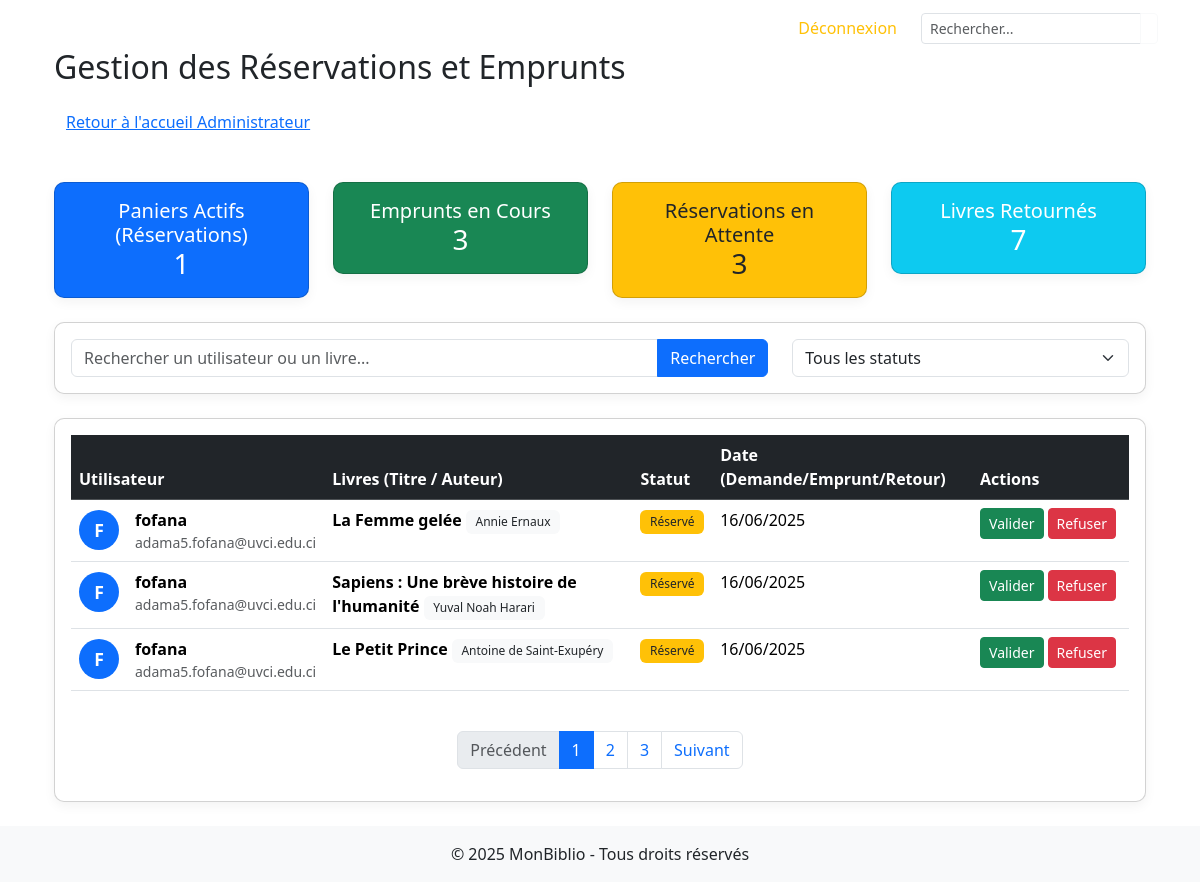
Screenshot of /admin-biblio/paniers/ (signed in) with the database file from the repository.
### appbiblio/models.py (models this page shows, shortened)
class Panier(models.Model):
    utilisateur = models.OneToOneField(User, on_delete=models.CASCADE, related_name='panier')
    date_creation = models.DateTimeField(auto_now_add=True)# Or default=datetime.now
    livres = models.ManyToManyField(Livre, through='LignePanier', related_name='paniers')

class Livre(models.Model):
    titre = models.CharField(max_length=200)
    auteur = models.CharField(max_length=200)
    categorie = models.ForeignKey('Categorie', on_delete=models.CASCADE, related_name='livres')
    isbn = models.CharField(max_length=13, default='0000000000000')
    prix = models.DecimalField(max_digits=10, decimal_places=2)
    prix_litteraire = models.CharField(max_length=255, null=True, blank=True)
    date_publication = models.DateField()
    description = models.TextField()
    couverture = models.ImageField(upload_to='couvertures/', default='appbiblio/defaut.jpg')
    couverture_url = models.URLField(max_length=500, blank=True, null=True)
    statut = models.CharField(
        max_length=20,
        choices=[('disponible', 'Disponible'), ('emprunte', 'Emprunté'), ('réservé', 'Réservé')],
        default='disponible'
    )

class EmpruntPrevu(models.Model):
    utilisateur = models.ForeignKey(User, on_delete=models.CASCADE)
    livre = models.ForeignKey(Livre, on_delete=models.CASCADE)
    date_prevue_retrait = models.DateField(default=date.today)
    date_prevue_retour = models.DateField()

### appbiblio/views.py (the view)
# urls.py: path('admin-biblio/paniers/', views.paniers_admin, name='paniers_admin'),
@login_required
@user_passes_test(is_admin)
def paniers_admin(request):
    paniers_actifs_count = Panier.objects.annotate(
        num_livres=Count('lignes_panier__id')
    ).filter(num_livres__gt=0).count()
    emprunts_valides_count = Emprunt.objects.filter(date_retour__isnull=True).count()
    emprunts_attente_count = EmpruntPrevu.objects.all().count()
    livres_retournes_count = Emprunt.objects.filter(date_retour__isnull=False).count()
    all_paniers = Panier.objects.prefetch_related(
        'lignes_panier',
        'lignes_panier__livre',
        'utilisateur'
    ).all().order_by('-date_creation')
    paniers_data = []
    for panier in all_paniers:
        livres_dans_panier = []
        date_demande = None
        statut_panier = 'vide'
        for ligne_panier in panier.lignes_panier.all():
            livre = ligne_panier.livre
            emprunt_prevu = EmpruntPrevu.objects.filter(
                utilisateur=panier.utilisateur,
                livre=livre
            ).first()
            emprunt_actif = Emprunt.objects.filter(
                utilisateur=panier.utilisateur,
                livre=livre,
                date_retour__isnull=True
            ).first()
            livre_status_display = livre.statut
            if emprunt_actif:
                request_status = 'emprunté'
                request_date = emprunt_actif.date_retrait
            elif emprunt_prevu:
                request_status = 'réservé'
                request_date = emprunt_prevu.date_prevue_retrait
            else:
                request_status = 'inconnu'
                request_date = None
            livres_dans_panier.append({
                'id': livre.id,
                'titre': livre.titre,
                'auteur': livre.auteur,
                'status': request_status,
                'book_status': livre_status_display,
                'emprunt_date': request_date,
            })
            if date_demande is None or (panier.date_creation and panier.date_creation.date() < date_demande):
                date_demande = panier.date_creation.date()
        if any(l['status'] == 'emprunté' for l in livres_dans_panier):
            statut_panier = 'validé'
        elif any(l['status'] == 'réservé' for l in livres_dans_panier):
            statut_panier = 'en attente'
        else:
            statut_panier = 'vide'
        paniers_data.append({
            'panier_obj': panier,
            'utilisateur': panier.utilisateur,
            'livres_details': livres_dans_panier,
            'date_demande': date_demande if date_demande else panier.date_creation.date(),
            'statut_global': statut_panier,
            'first_loan_date': next((l['emprunt_date'] for l in livres_dans_panier if l['emprunt_date']), None)
        })
    context = {
        'paniers': paniers_data,
        'paniers_actifs': paniers_actifs_count,
        'emprunts_valides': emprunts_valides_count,
        'emprunts_attente': emprunts_attente_count,
        'total_livres_retournes': livres_retournes_count,
    }
    return render(request, 'admincustom/paniers.html', context)

### appbiblio/views.py (called while the page is built)
def is_admin(user):
    return user.is_authenticated and user.is_staff

### appbiblio/templates/admincustom/paniers.html (shortened to what this page needs)
{% extends "admincustom/base.html" %}
{% load static %}
{% block content %}
<div class="container mt-5">
    <h2 class="mb-4">Gestion des Réservations et Emprunts</h2>
    <div class="container mb-5">
    <div class="navigation-header">
        <a href="{% url 'gestion_admin' %}" class="back-link">
             Retour à l'accueil Administrateur
        </a>
    </div>
    </div>
    <div class="row mb-4">
        <div class="col-md-3">
            <div class="card bg-primary text-white text-center p-3">
                <h5 class="mb-0">Paniers Actifs (Réservations)</h5>
                <h3 class="mb-0">{{ paniers_actifs }}</h3>
            </div>
        </div>
        <div class="col-md-3">
            <div class="card bg-success text-white text-center p-3">
                <h5 class="mb-0">Emprunts en Cours</h5>
                <h3 class="mb-0">{{ emprunts_valides }}</h3>
            </div>
        </div>
        <div class="col-md-3">
            <div class="card bg-warning text-dark text-center p-3">
                <h5 class="mb-0">Réservations en Attente</h5>
                <h3 class="mb-0">{{ emprunts_attente }}</h3>
            </div>
        </div>
        <div class="col-md-3">
            <div class="card bg-info text-white text-center p-3">
                <h5 class="mb-0">Livres Retournés</h5>
                <h3 class="mb-0">{{ total_livres_retournes }}</h3>
            </div>
        </div>
    </div>
    <div class="card mb-4">
        <div class="card-body">
            <div class="row">
                <div class="col-md-8">
                    <div class="input-group">
                        <input type="text" class="form-control" id="search_input" placeholder="Rechercher un utilisateur ou un livre...">
                        <button class="btn btn-primary" id="search_button">Rechercher</button>
                    </div>
                </div>
                <div class="col-md-4">
                    <select class="form-select" id="status_filter">
                        <option value="">Tous les statuts</option>
                    </select>
                </div>
            </div>
        </div>
    </div>
    <div class="card">
        <div class="card-body">
            <div class="table-responsive">
                <table class="table table-hover" id="paniers_table">
                    <thead class="table-dark">
                        <tr>
                            <th>Utilisateur</th>
                            <th>Livres (Titre / Auteur)</th>
                            <th>Statut</th>
                            <th>Date (Demande/Emprunt/Retour)</th>
                            <th>Actions</th>
                        </tr>
                    </thead>
                    <tbody>
                        {% for panier_data in paniers %}
                            {% for livre_detail in panier_data.livres_details %}
                            <tr>
                                <td>
                                    <div class="d-flex align-items-center">
                                        <div class="avatar bg-primary text-white rounded-circle d-flex align-items-center justify-content-center me-3" style="width: 40px; height: 40px;">
                                            {{ panier_data.utilisateur.username|first|upper }}
                                        </div>
                                        <div>
                                            <strong>{{ panier_data.utilisateur.username }}</strong>
                                            <div class="text-muted small">{{ panier_data.utilisateur.email }}</div>
                                        </div>
                                    </div>
                                </td>
                                <td>
                                    <strong>{{ livre_detail.titre }}</strong>
                                    <span class="badge bg-light text-dark">{{ livre_detail.auteur }}</span>
                                </td>
                                <td>
                                    {% if livre_detail.status == 'emprunté' %}
                                        <span class="badge bg-success">Emprunté</span>
                                    {% elif livre_detail.status == 'réservé' %}
                                        <span class="badge bg-warning text-dark">Réservé</span>
                                    {% elif livre_detail.status == 'retourné' %}
                                        <span class="badge bg-info">Retourné</span>
                                    {% elif livre_detail.status == 'refusé' %}
                                        <span class="badge bg-danger">Refusé</span>
                                    {% else %}
                                        <span class="badge bg-secondary">Inconnu</span>
                                    {% endif %}
                                </td>
                                <td>
                                    {% if livre_detail.emprunt_date %}
                                        {{ livre_detail.emprunt_date|date:"d/m/Y" }}
                                    {% elif livre_detail.reservation_date %}
                                        {{ livre_detail.reservation_date|date:"d/m/Y" }}
                                    {% else %}
                                        N/A
                                    {% endif %}
                                </td>
                                <td>
                                    <div class="btn-group" role="group">
                                        {% if livre_detail.status == 'réservé' %}
                                            <button class="btn btn-sm btn-success validate-btn"
                                                    data-livre-id="{{ livre_detail.id }}"
                                                    data-user-id="{{ panier_data.utilisateur.id }}"
                                                    data-bs-toggle="tooltip" title="Valider la réservation">
                                                 Valider
                                            </button>
                                            <button class="btn btn-sm btn-danger refuse-btn"
                                                    data-livre-id="{{ livre_detail.id }}"
                                                    data-user-id="{{ panier_data.utilisateur.id }}"
                                                    data-bs-toggle="tooltip" title="Refuser la réservation">
                                                 Refuser
                                            </button>
                                        {% else %}
                                            <span class="text-muted small">Aucune action</span>
                                        {% endif %}
                                    </div>
                                </td>
                            </tr>
                            {% endfor %}
                        {% endfor %}
                    </tbody>
                </table>
            </div>
            <nav class="mt-4">
                <ul class="pagination justify-content-center">
                    <li class="page-item disabled">
                        <a class="page-link" href="#" tabindex="-1" aria-disabled="true">Précédent</a>
                    </li>
                    <li class="page-item active"><a class="page-link" href="#">1</a></li>
                    <li class="page-item"><a class="page-link" href="#">2</a></li>
                    <li class="page-item"><a class="page-link" href="#">3</a></li>
                    <li class="page-item">
                        <a class="page-link" href="#">Suivant</a>
                    </li>
                </ul>
            </nav>
        </div>
    </div>
</div>
{% endblock content %}

### appbiblio/templates/admincustom/paniers.html (style rules this page uses)
.avatar { font-weight: 600; font-size: 1.1rem; }
.badge { font-weight: 500; padding: 0.5em 0.8em; }
.btn-group .btn { border-radius: 4px !important; margin-right: 5px; }
ul { padding-left: 1.5rem; }
.card { border-radius: 10px; box-shadow: 0 4px 12px rgba(0,0,0,0.05); }
.table th { font-weight: 600; }

### rows the page displays
Panier: utilisateur.username|first "F" "F" "F", utilisateur.username "fofana" "fofana" "fofana", utilisateur.email "adama5.fofana@uvci.edu.ci" "adama5.fofana@uvci.edu.ci" "adama5.fofana@uvci.edu.ci"
Livre: titre "La Femme gelée", auteur "Annie Ernaux"
EmpruntPrevu: emprunt_date "16/06/2025"
Livre: titre "Sapiens : Une brève histoire de l'humanité", auteur "Yuval Noah Harari"
EmpruntPrevu: emprunt_date "16/06/2025"
Livre: titre "Le Petit Prince", auteur "Antoine de Saint-Exupéry"
EmpruntPrevu: emprunt_date "16/06/2025"

### other values shown
{{ paniers_actifs }} "1"
{{ emprunts_valides }} "3"
{{ emprunts_attente }} "3"
{{ total_livres_retournes }} "7"
